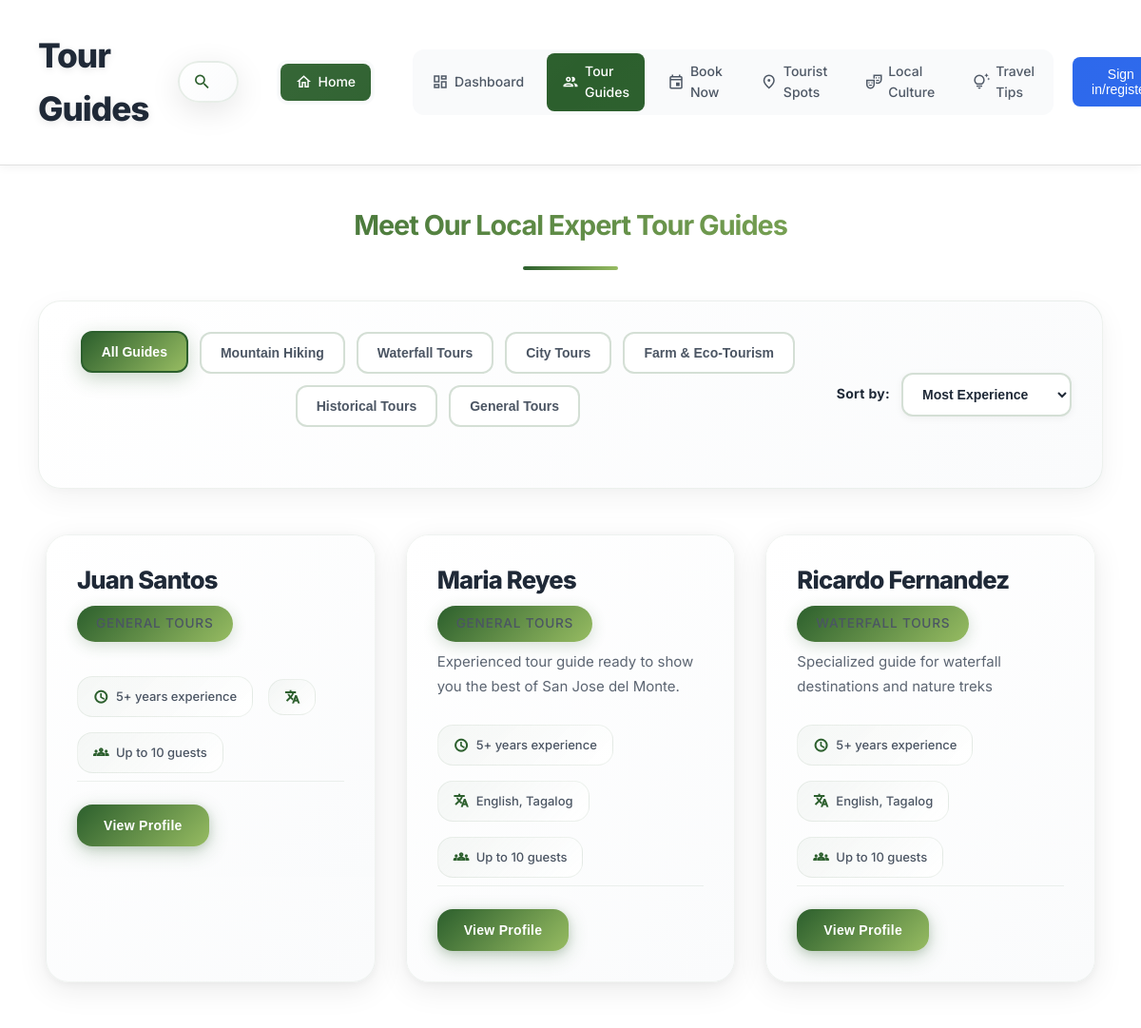
Screenshot of /sjdm-user/user-guides.php (signed in) with the database file from the repository.
### tables this page shows
CREATE TABLE `tour_guides` (
  `id` int(11) NOT NULL,
  `user_id` int(11) DEFAULT NULL,
  `name` varchar(100) NOT NULL,
  `specialty` varchar(200) DEFAULT NULL,
  `category` enum('mountain','city','farm','waterfall','historical','general') NOT NULL DEFAULT 'general',
  `description` text DEFAULT NULL,
  `bio` text DEFAULT NULL,
  `areas_of_expertise` text DEFAULT NULL,
  `rating` decimal(3,2) DEFAULT 0.00,
  `review_count` int(11) DEFAULT 0,
  `price_range` varchar(100) DEFAULT NULL,
  `price_min` decimal(10,2) DEFAULT NULL,
  `price_max` decimal(10,2) DEFAULT NULL,
  `languages` varchar(200) DEFAULT NULL,
  `contact_number` varchar(20) DEFAULT NULL,
  `email` varchar(100) DEFAULT NULL,
  `schedules` text DEFAULT NULL,
  `experience_years` int(11) DEFAULT NULL,
  `group_size` varchar(50) DEFAULT NULL,
  `verified` tinyint(1) DEFAULT 0,
  `total_tours` int(11) DEFAULT 0,
  `photo_url` varchar(500) DEFAULT NULL,
  `status` enum('active','inactive') DEFAULT 'active',
  `created_at` timestamp NOT NULL DEFAULT current_timestamp(),
  `updated_at` timestamp NOT NULL DEFAULT current_timestamp() ON UPDATE current_timestamp()
);

### sjdm-user/user-guides.php (the view, shortened to what this page needs)
<?php
$conn = getDatabaseConnection();
$tourGuides = [];
if ($conn) {
    $guidesStmt = $conn->prepare("SELECT * FROM tour_guides WHERE status = 'active' ORDER BY name ASC");
    if ($guidesStmt) {
        $guidesStmt->execute();
        $guidesResult = $guidesStmt->get_result();
        if ($guidesResult->num_rows > 0) {
            while ($guide = $guidesResult->fetch_assoc()) {
                $tourGuides[] = $guide;
            }
        }
    } else {
        echo "";
    }
} else {
    echo "";
}
?>
<!DOCTYPE html>
<html lang="en">
<head>
    <link rel="stylesheet" href="styles.css">
</head>
<body>
    <main class="main-content full-width">
        <header class="main-header">
            <div class="header-left">
                <h1>Tour Guides</h1>
                <div class="search-bar">
                    <span class="material-icons-outlined">search</span>
                    <input type="text" placeholder="Search guides..." id="guideSearch">
                </div>
            </div>
            <div class="header-right">
                <nav class="header-nav">
                    <a href="../index.php" class="nav-link active">
                        <span class="material-icons-outlined">home</span>
                        <span>Home</span>
                    </a>
                </nav>
            </div>
            <div class="header-right">
                <nav class="header-nav">
                    <a href="index.php" class="nav-link">
                        <span class="material-icons-outlined">dashboard</span>
                        <span>Dashboard</span>
                    </a>
                    <a href="javascript:void(0)" class="nav-link active">
                        <span class="material-icons-outlined">people</span>
                        <span>Tour Guides</span>
                    </a>
                    <a href="book.php" class="nav-link">
                        <span class="material-icons-outlined">event</span>
                        <span>Book Now</span>
                    </a>
                    <a href="tourist-spots.php" class="nav-link">
                        <span class="material-icons-outlined">place</span>
                        <span>Tourist Spots</span>
                    </a>
                    <a href="local-culture.php" class="nav-link">
                        <span class="material-icons-outlined">theater_comedy</span>
                        <span>Local Culture</span>
                    </a>
                    <a href="travel-tips.php" class="nav-link">
                        <span class="material-icons-outlined">tips_and_updates</span>
                        <span>Travel Tips</span>
                    </a>
                </nav>
                <div class="header-actions">
                    <button class="btn-signin" onclick="window.location.href='../log-in/log-in.php'">Sign in/register</button>
                </div>
            </div>
        </header>
        <div class="content-area">
            <h2 class="section-title">Meet Our Local Expert Tour Guides</h2>
            <div class="filter-section">
                <div class="filter-container">
                    <div class="filter-buttons">
                        <button class="filter-btn active" data-filter="all">All Guides</button>
                        <button class="filter-btn" data-filter="mountain">Mountain Hiking</button>
                        <button class="filter-btn" data-filter="waterfall">Waterfall Tours</button>
                        <button class="filter-btn" data-filter="city">City Tours</button>
                        <button class="filter-btn" data-filter="farm">Farm & Eco-Tourism</button>
                        <button class="filter-btn" data-filter="historical">Historical Tours</button>
                        <button class="filter-btn" data-filter="general">General Tours</button>
                    </div>
                    <div class="sort-section">
                        <label>Sort by:</label>
                        <select id="sortGuides">
                            <option value="experience">Most Experience</option>
                        </select>
                    </div>
                </div>
            </div>
            <div id="guidesList" class="guides-grid">
                <?php
                if (!empty($tourGuides)) {
                    foreach ($tourGuides as $index => $guide) {
                        $guideId = $guide['id'];
                        $guideName = htmlspecialchars($guide['name']);
                        $guideSpecialty = htmlspecialchars($guide['specialty']);
                        $guideDescription = htmlspecialchars($guide['description'] ?? 'Experienced tour guide ready to show you the best of San Jose del Monte.');
                        $guideExperience = htmlspecialchars($guide['experience'] ?? '5+ years');
                        $guideLanguages = htmlspecialchars($guide['languages'] ?? 'English, Tagalog');
                        $guideGroupSize = htmlspecialchars($guide['max_group_size'] ?? '10 guests');
                        $guideCategory = htmlspecialchars($guide['category'] ?? 'general');
                        $categoryMap = [
                            'mountain' => 'mountain',
                            'waterfall' => 'waterfall',
                            'city' => 'city',
                            'farm' => 'farm',
                            'historical' => 'historical',
                            'general' => 'general'
                        ];
                        $dataCategory = $categoryMap[$guideCategory] ?? 'general';
                ?>
                <div class="guide-card" data-guide-id="<?php echo $guideId; ?>" data-category="<?php echo $dataCategory; ?>">
                    <div class="guide-info">
                        <h3 class="guide-name"><?php echo $guideName; ?></h3>
                        <span class="guide-specialty"><?php echo $guideSpecialty; ?></span>
                        <p class="guide-description"><?php echo $guideDescription; ?></p>
                        <div class="guide-meta">
                            <div class="meta-item">
                                <span class="material-icons-outlined">schedule</span>
                                <?php echo $guideExperience; ?> experience
                            </div>
                            <div class="meta-item">
                                <span class="material-icons-outlined">translate</span>
                                <?php echo $guideLanguages; ?>
                            </div>
                            <div class="meta-item">
                                <span class="material-icons-outlined">groups</span>
                                Up to <?php echo $guideGroupSize; ?>
                            </div>
                        </div>
                        <div class="guide-footer">
                            <button class="btn-view-profile" onclick="openGuideModal(<?php echo $guideId; ?>)">View Profile</button>
                        </div>
                    </div>
                </div>
                <?php
                    }
                }
                ?>
            </div>
        </main>
</body>
</html>

### sjdm-user/user-guides.php (style rules this page uses)
.main-content.full-width { margin-left: 0; max-width: 100%; }
.main-content.full-width .main-header { padding: 30px 40px; background: white; border-bottom: 1px solid var(--border); box-shadow: 0 2px 10px rgba(0, 0, 0, 0.05); display: flex; justify-content: space-between; align-items: center; gap: 40px; }
.header-left { display: flex; align-items: center; gap: 30px; }
.header-right { display: flex; align-items: center; gap: 20px; }
.header-nav { display: flex; align-items: center; gap: 8px; background: var(--gray-50); padding: 4px; border-radius: 12px; }
.nav-link { display: flex; align-items: center; gap: 6px; padding: 8px 16px; text-decoration: none; color: var(--text-secondary); font-weight: 500; font-size: 14px; border-radius: 8px; transition: all 0.2s ease; }
.nav-link.active { background: var(--primary); color: white; }
.nav-link .material-icons-outlined { font-size: 18px; }
.btn-signin { background: #2563eb; color: white; border: none; padding: 10px 20px; border-radius: 8px; font-weight: 500; font-size: 14px; cursor: pointer; transition: all 0.2s ease; }
.main-content.full-width .content-area { padding: 40px; max-width: 1400px; margin: 0 auto; }

### rows the page displays
tour_guides: name "Juan Santos", specialty "GENERAL TOURS", guideExperience "5+ years", guideGroupSize "10 guests"
tour_guides: name "Maria Reyes", specialty "GENERAL TOURS", description "Experienced tour guide ready to show you the best of San Jose del Monte.", guideExperience "5+ years", languages "English, Tagalog", guideGroupSize "10 guests"
tour_guides: name "Ricardo Fernandez", specialty "WATERFALL TOURS", description "Specialized guide for waterfall destinations and nature treks", guideExperience "5+ years", languages "English, Tagalog", guideGroupSize "10 guests"
